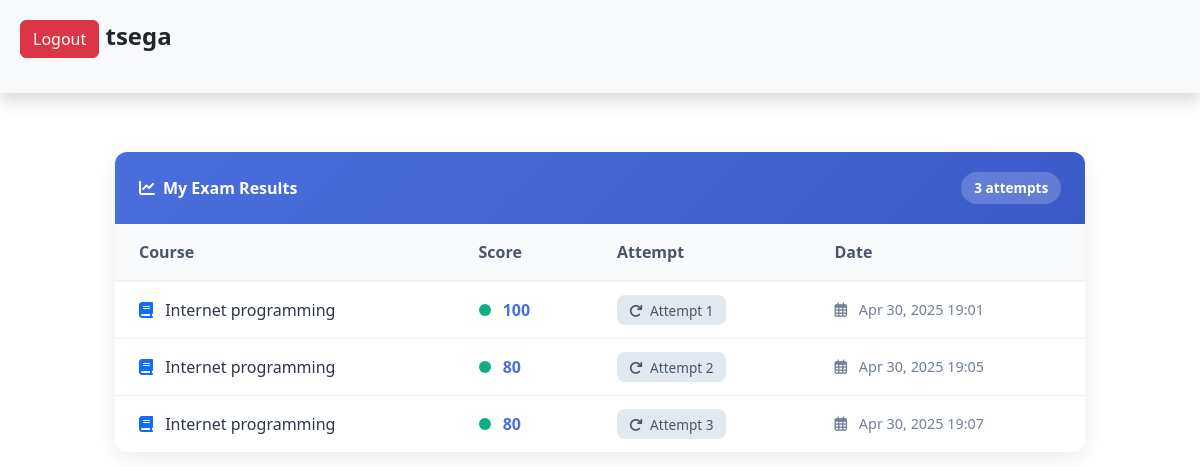
Before: /student/check-marks/10 (signed in) with the older database file.
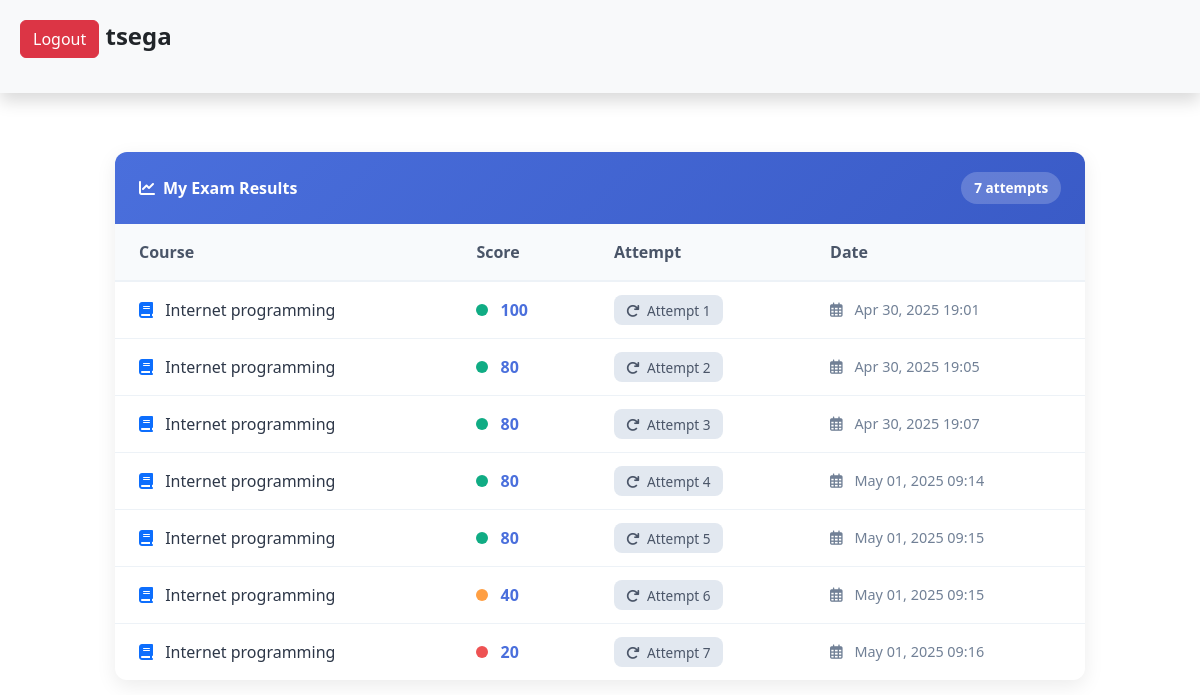
After: the same page with the newer database file.
### exam/models.py (models this page shows, shortened)
class Result(models.Model):
    student = models.ForeignKey(Student,on_delete=models.CASCADE)
    exam = models.ForeignKey(Course,on_delete=models.CASCADE)
    marks = models.PositiveIntegerField()
    date = models.DateTimeField(auto_now=True)

class Course(models.Model):
   course_name = models.CharField(max_length=50)
   question_number = models.PositiveIntegerField()
   total_marks = models.PositiveIntegerField()
   given_time = models.PositiveIntegerField(default=60)

### student/views.py (the view)
# urls.py: path('check-marks/<int:pk>', views.check_marks_view,name='check-marks'),
@login_required(login_url='studentlogin')
@user_passes_test(is_student)
def check_marks_view(request,pk):
    course=QMODEL.Course.objects.get(id=pk)
    student = models.Student.objects.get(user_id=request.user.id)
    results= QMODEL.Result.objects.filter(exam=course, student=student)
    return render(request,'student/check_marks.html',{'results':results})

### student/views.py (called while the page is built)
def is_student(user):
    return user.groups.filter(name='STUDENT').exists()

### templates/student/check_marks.html (shortened to what this page needs)
{% extends 'student/studentbase.html' %}
{% block content %}
{% load static %}
<head>
  <link href="https://cdn.jsdelivr.net/npm/bootstrap@5.3.0/dist/css/bootstrap.min.css" rel="stylesheet">
  <link rel="stylesheet" href="https://cdnjs.cloudflare.com/ajax/libs/font-awesome/6.4.0/css/all.min.css">
</head>
<div class="results-container">
  <div class="results-card">
    <div class="results-header">
      <div>
        <i class="fas fa-chart-line me-2"></i>My Exam Results
      </div>
      {% if results %}
      <div class="results-count">
        {{ results|length }} attempt{{ results|length|pluralize }}
      </div>
      {% endif %}
    </div>
    {% if results %}
    <div class="table-responsive">
      <table class="results-table">
        <thead>
          <tr>
            <th>Course</th>
            <th>Score</th>
            <th>Attempt</th>
            <th>Date</th>
          </tr>
        </thead>
        <tbody>
          {% for t in results %}
          <tr>
            <td class="course-name">
              <i class="fas fa-book me-2 text-primary"></i>
              {{ t.exam.course_name }}
            </td>
            <td class="marks-value">
              {% if t.marks >= 80 %}
                <span class="performance-indicator excellent"></span>
              {% elif t.marks >= 60 %}
                <span class="performance-indicator good"></span>
              {% elif t.marks >= 40 %}
                <span class="performance-indicator average"></span>
              {% else %}
                <span class="performance-indicator poor"></span>
              {% endif %}
              {{ t.marks }}
            </td>
            <td>
              <span class="attempt-badge">
                <i class="fas fa-redo me-1"></i> Attempt {{ forloop.counter }}
              </span>
            </td>
            <td class="date-value">
              <i class="far fa-calendar-alt me-2"></i>
              {{ t.date|date:"M d, Y H:i" }}
            </td>
          </tr>
          {% endfor %}
        </tbody>
      </table>
    </div>
    {% endif %}
  </div>
</div>
{% endblock content %}

Changed rows visible on the page:
added Result: exam.course_name "Internet programming", marks "80", date "May 01, 2025 09:14"
added Result: exam.course_name "Internet programming", marks "80", date "May 01, 2025 09:15"
added Result: exam.course_name "Internet programming", marks "40", date "May 01, 2025 09:15"
added Result: exam.course_name "Internet programming", marks "20", date "May 01, 2025 09:16"
Other visible differences:
{{ results|length }}: "3" → "7"
